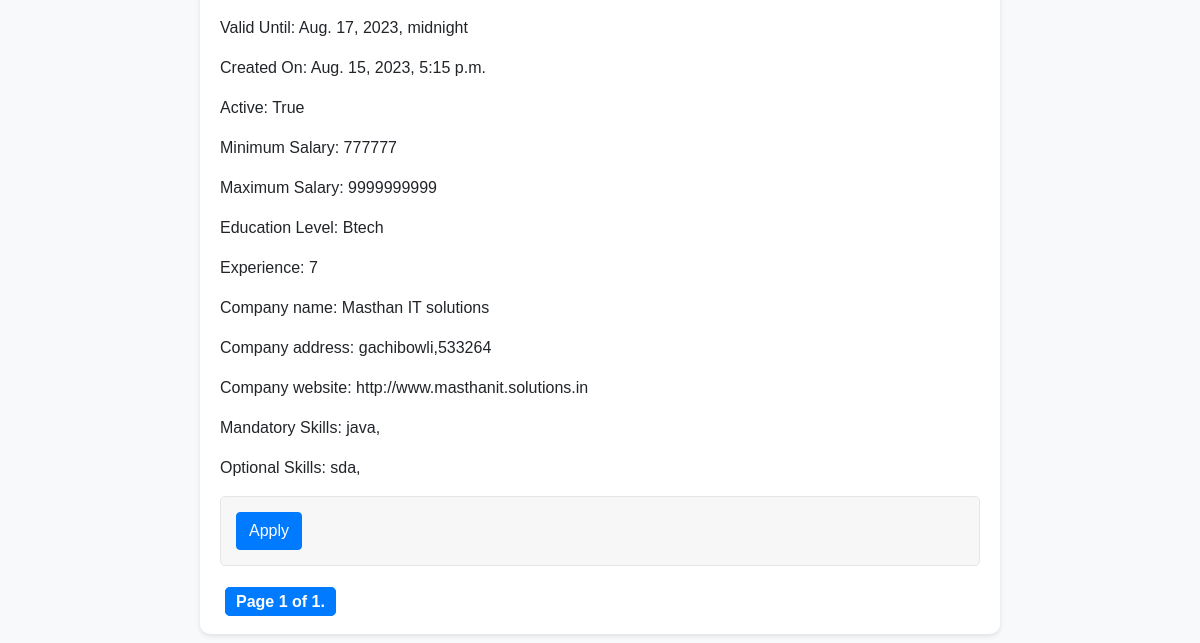
Page /student_jobs/ (lower part) on the earlier database version.
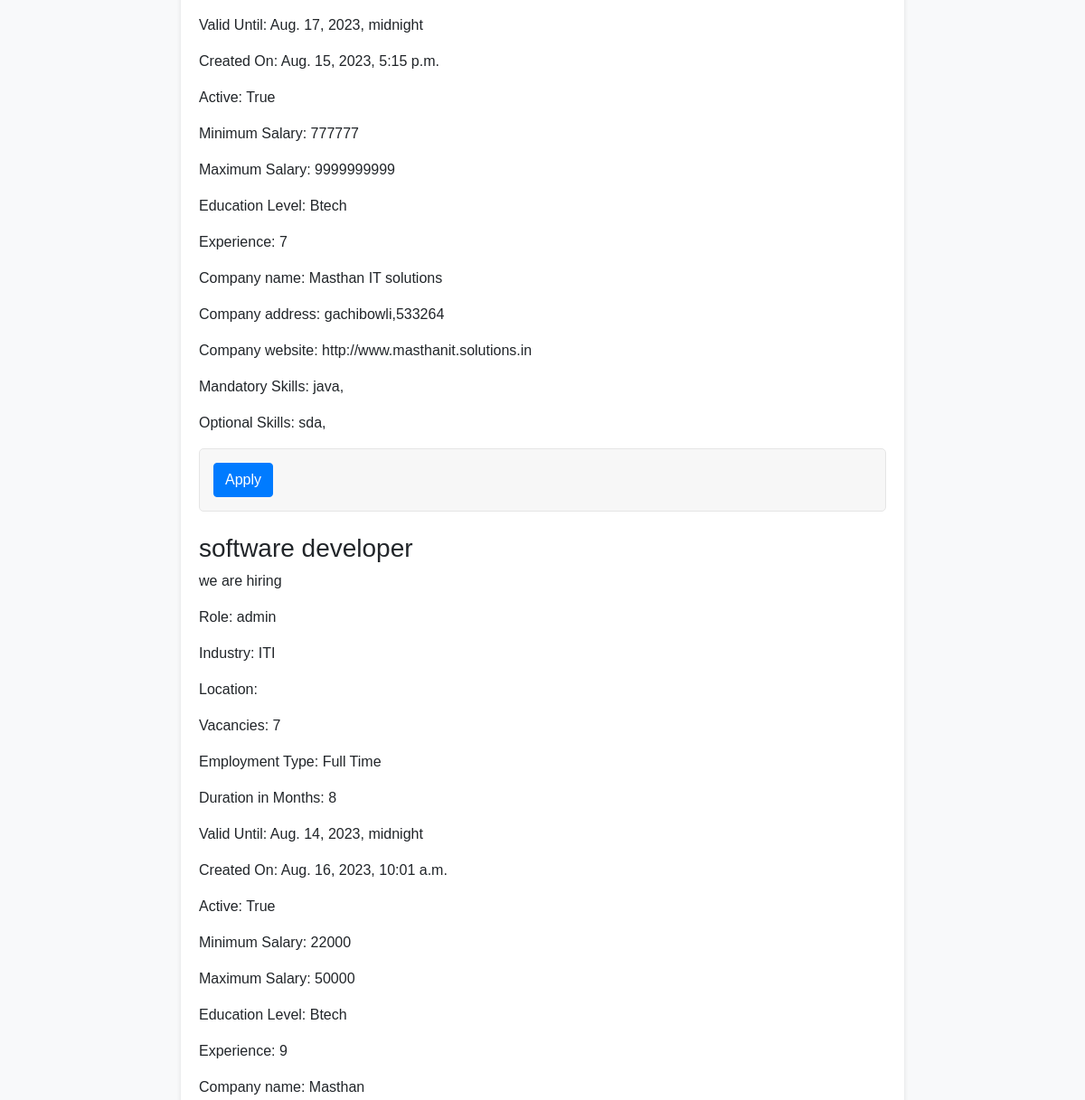
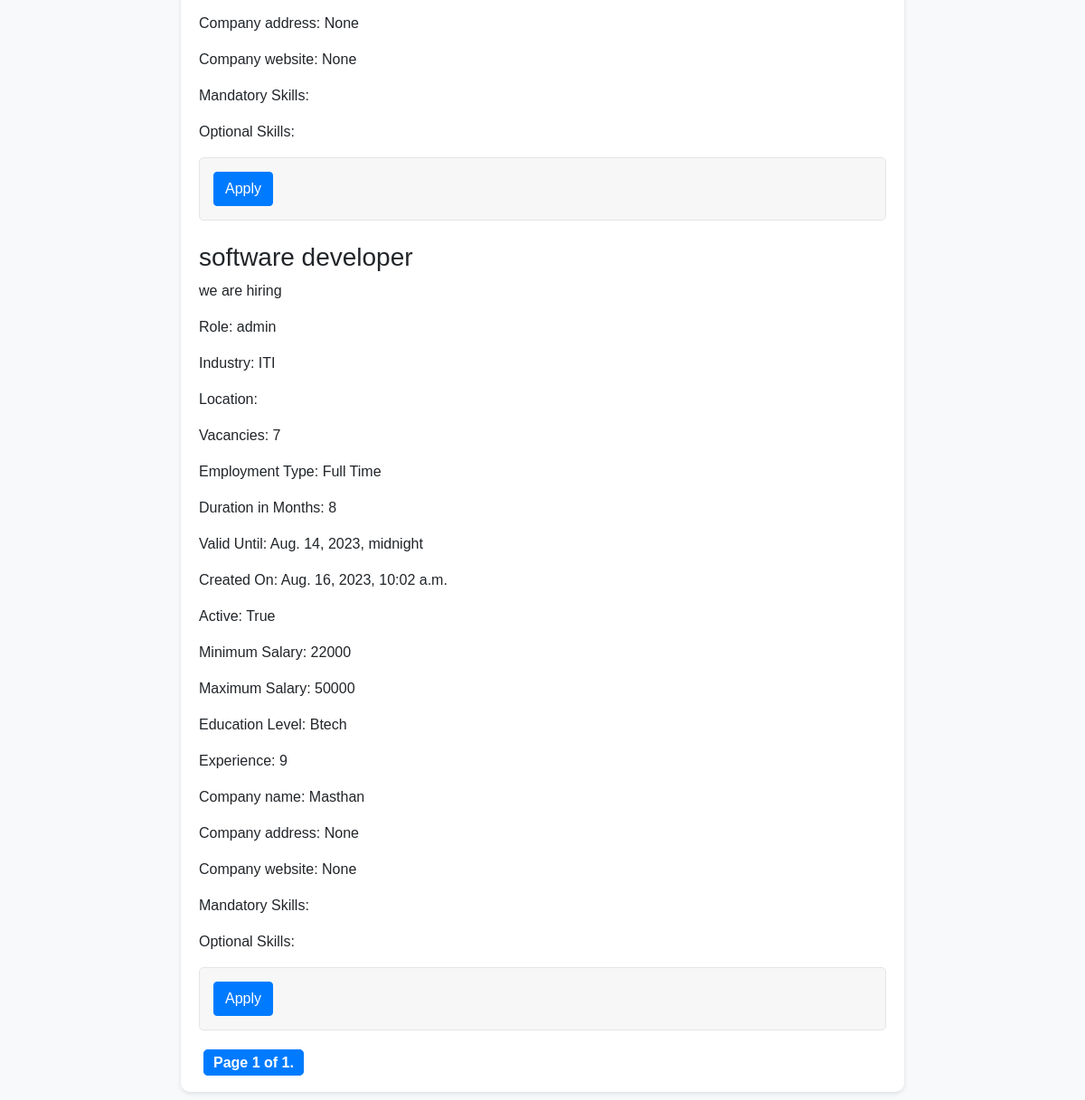
Same page on the later database version (2 pictures, top to bottom).
### carrers/models.py (models this page shows, shortened)
class Job(models.Model):
    EMPLOYMENT_TYPES=[
        ('full_time','Full Time'),
        ('part_time','Part Time'),
        ('contract','Contract'),
    ]
    title = models.CharField(max_length=255)
    description = models.TextField()
    role = models.CharField(max_length=255)
    industry_type = models.CharField(max_length=255)
    location = models.ForeignKey('JobLocation', on_delete=models.CASCADE)
    no_of_openings = models.PositiveSmallIntegerField()
    employment_type = models.CharField(max_length=50,choices=EMPLOYMENT_TYPES)
    duration_in_months = models.PositiveSmallIntegerField(null=True, blank=True)
    created_on = models.DateTimeField(auto_now_add=True)
    valid_until = models.DateTimeField()
    is_active = models.BooleanField(default=True)
    salary_visible = models.BooleanField(default=False)
    min_salary = models.PositiveSmallIntegerField(null=True, blank=True)
    max_salary = models.PositiveSmallIntegerField(null=True, blank=True)
    education_level = models.CharField(max_length=255)
    years_of_experience = models.PositiveSmallIntegerField()
    skills_mandatory = models.ManyToManyField(Skill, related_name='mandatory_jobs')
    skills_optional = models.ManyToManyField(Skill, related_name='optional_jobs')
    company_info = models.ForeignKey(Company, on_delete=models.CASCADE,default=1)
    students_applied=models.ManyToManyField(User,related_name='applied_jobs',blank=True)

class Company(models.Model):
    company_name = models.CharField(max_length=255)
    address = models.TextField(null=True)
    website = models.URLField(null=True)
    user = models.ForeignKey(User, on_delete=models.CASCADE, default=1)  # Example default value

class Skill(models.Model):
    name=models.CharField(max_length=20)

### carrers/views.py (the view)
# urls.py: path('student_jobs/', StudentJobListView.as_view(), name='student_jobs'),
class StudentJobListView(ListView):
    model = Job
    template_name = 'carrers/student_jobs.html'
    context_object_name = 'job_listings'
    paginate_by=10
    def get_queryset(self):
        queryset=super().get_queryset()
        location = self.request.GET.get('location')
        skills = self.request.GET.get('skills')
        experience = self.request.GET.get('experience')
        min_salary = self.request.GET.get('min_salary')
        max_salary = self.request.GET.get('max_salary')
        role=self.request.GET.get('role')
        created_on = self.request.GET.get('created_on')
        valid_until_str = self.request.GET.get('valid_until')
        company_name = self.request.GET.get('company_name')
        duration_in_months = self.request.GET.get('duration_in_months')
        if location:
            queryset = queryset.filter(location__name=location)
        if skills:
            queryset = queryset.filter(Q(title__icontains=skills) | Q(description__icontains=skills))
        if experience:
            queryset = queryset.filter(years_of_experience__gte=experience)
        if min_salary:
            queryset = queryset.filter(min_salary__gte=min_salary)
        if max_salary:
            queryset = queryset.filter(max_salary__lte=max_salary)
        if role:
            queryset=queryset.filter(role=role)
        if created_on:
            created_on = timezone.make_aware(datetime.strptime(created_on, '%Y-%m-%d'))
            queryset = queryset.filter(created_on__date=created_on.date())
        if valid_until_str:
            valid_until = timezone.make_aware(datetime.strptime(valid_until_str, '%Y-%m-%d'))
            queryset = queryset.filter(valid_until__gte=valid_until)
        if company_name:
            queryset = queryset.filter(company_info__company_name__icontains=company_name)
        if duration_in_months:
            queryset = queryset.filter(duration_in_months__gte=duration_in_months)
        if created_on :
            created_on=timezone.make_aware(datetime.strptime(created_on, '%Y-%m-%d'))
            queryset = queryset.filter(created_on__date=created_on.date())
        if valid_until_str:
            valid_until = datetime.strptime(valid_until_str, '%Y-%m-%d')
            queryset = queryset.filter(valid_until__gte=valid_until)
        if company_name:
            queryset = queryset.filter(company_info__company_name__icontains=company_name)
        if duration_in_months:
            queryset = queryset.filter(duration_in_months__gte=duration_in_months)
        return queryset
    def get_context_data(self, **kwargs):
        context = super().get_context_data(**kwargs)
        context['username'] = self.request.user.username if self.request.user.is_authenticated else None
        jobs = self.get_queryset()  # Get the filtered queryset
        paginator = Paginator(jobs, self.paginate_by)  # Create a Paginator instance
        page_number = self.request.GET.get('page')  # Get the page number from the request
        page_obj = paginator.get_page(page_number)  # Get the page object
        context['page_obj'] = page_obj  # Add the page object to the context
        return context

### carrers/templates/carrers/student_jobs.html (shortened to what this page needs)
{% load static %}
<!DOCTYPE html>
<html lang="en">
<head>
    <link href="path_to_bootstrap_css/bootstrap.min.css" rel="stylesheet">
</head>
<body>
    <div class="container">
        <ul class="list-unstyled">
            {% for job in page_obj %}
            <li class="mb-4">
                <h3>{{ job.title }}</h3>
                <p>{{ job.description }}</p>
                <p>Role: {{ job.role }}</p>
                <p>Industry: {{ job.industry_type }}</p>
                <p>Location: {{ job.location_name }}</p>
                <p>Vacancies: {{ job.no_of_openings }}</p>
                <p>Employment Type: {{ job.get_employment_type_display }}</p>
                <p>Duration in Months: {{ job.duration_in_months }}</p>
                <p>Valid Until: {{ job.valid_until }}</p>
                <p>Created On: {{ job.created_on }}</p>
                <p>Active: {{ job.is_active }}</p>
                <p>Minimum Salary: {{ job.min_salary }}</p>
                <p>Maximum Salary: {{ job.max_salary }}</p>
                <p>Education Level: {{ job.education_level }}</p>
                <p>Experience: {{ job.years_of_experience }}</p>
                <p>Company name: {{ job.company_info.company_name }}</p>
                <p>Company address: {{ job.company_info.address }}</p>
                <p>Company website: {{ job.company_info.website }}</p>
                <p>Mandatory Skills:
                    {% for skill in job.skills_mandatory.all %}
                        {{ skill.name }},
                    {% endfor %}
                </p>
                <p>Optional Skills:
                    {% for skill in job.skills_optional.all %}
                        {{ skill.name }},
                    {% endfor %}
                </p>
                {% if not job.is_applied_by_student and request.user %}
                        <form method="post" action="{% url 'apply_job' %}">
                            <button type="submit" class="btn btn-primary">Apply</button>
                        </form>
                    {% elif job.is_applied_by_student %}
                        <p>Applied</p>
                    {% endif %}
                </li>
            {% endfor %}
        </ul>
        <div class="pagination">
            <span class="step-links">
                <span class="current">
                    Page {{ page_obj.number }} of {{ page_obj.paginator.num_pages }}.
                </span>
            </span>
        </div>
    </div>
</body>
</html>

### carrers/templates/carrers/student_jobs.html (style rules this page uses)
.pagination { margin-top: 20px; text-align: center; }
.pagination a, .pagination .current { margin: 0 5px; padding: 5px 10px; border: 1px solid #007bff; border-radius: 5px; color: #007bff; text-decoration: none; }
.pagination .current { background-color: #007bff; color: #ffffff; }
.container { margin-top: 20px; }
body { background-color: #f8f9fa; }
.container { background-color: #ffffff; border-radius: 10px; box-shadow: 0 2px 5px rgba(0, 0, 0, 0.1); padding: 20px; margin: 20px auto; max-width: 800px; }
form { border: 1px solid #e5e5e5; padding: 15px; border-radius: 5px; background-color: #f7f7f7; margin-bottom: 20px; }
.btn-primary { background-color: #007bff; border-color: #007bff; }
.pagination .current { font-weight: bold; }
body { margin: 0; padding: 0; font-family: Arial, sans-serif; }

Differences in the rows shown:
added Job: title "software developer", description "we are hiring", role "admin", industry_type "ITI", no_of_openings "7", employment_type "Full Time", duration_in_months "8", valid_until "Aug. 14, 2023, midnight", created_on "Aug. 16, 2023, 10:01 a.m.", is_active "True", min_salary "22000", max_salary "50000", education_level "Btech", years_of_experience "9", company_info.company_name "Masthan", company_info.address "None", company_info.website "None"
added Job: title "software developer", description "we are hiring", role "admin", industry_type "ITI", no_of_openings "7", employment_type "Full Time", duration_in_months "8", valid_until "Aug. 14, 2023, midnight", created_on "Aug. 16, 2023, 10:02 a.m.", is_active "True", min_salary "22000", max_salary "50000", education_level "Btech", years_of_experience "9", company_info.company_name "Masthan", company_info.address "None", company_info.website "None"
